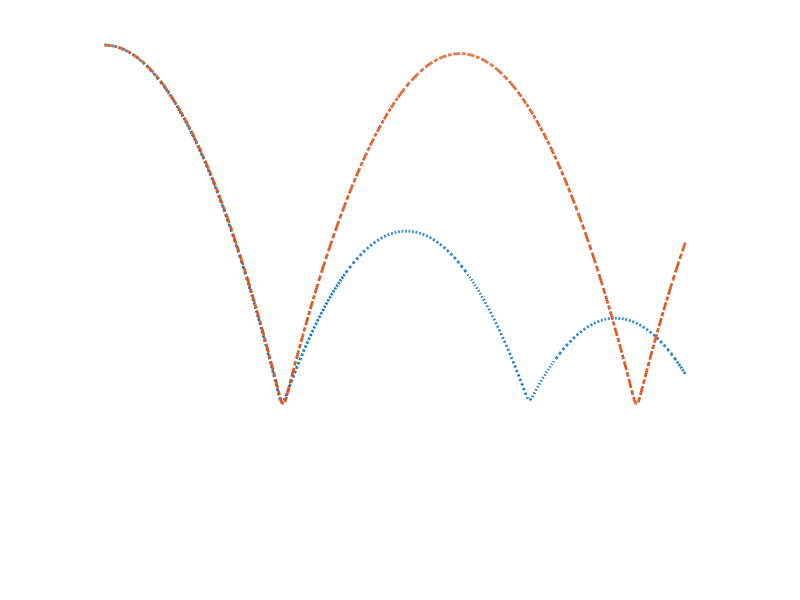

Here is the MATLAB script that generated this plot: (Note: this script raises an error after producing the figure.)
clear all; clc; %#ok


fh=-0.25; % floor height
kp=1e5; % floor penalty factor
t=linspace(0,0.75 ,1001); t=t(2:end); % time steps to compute

% acceleration with penalty force
a = @(x) (-9.81 - kp.*(x<fh).*(x-fh));
dadx = @(x) (-kp.*(x<fh));

figure; hold on; set(gca, 'FontSize',24,'DefaultLineLineWidth',2, 'Color','k','XColor','w','YColor','w');
set(gcf, 'Color','k')

ti=0; xi=0; vi=0;
xb1=[]; disp('BDF1 ...');
for ii=1:length(t)
    t1=t(ii);
    dt=t1-ti;
    
    %BDF1
    vt=0; xt = xi+dt*vt;
    for iter=1:100
        r = vi-vt+dt*a(xt);
        dr= dt*dt*dadx(xt)-1;
        dv = - r/dr;
        vt = vt+dv;
        xt = xi+dt*vt;
        if abs(dv)<1e-10, break; end
    end
    if iter>3, disp([ii iter]); end
    ti=t1; xi=xt; vi=vt;
    xb1 = [xb1; xi]; %#ok
end
plot(t,xb1,':' );


ti=0; vi=0; xi=0;
vm=0;xm=xi;% guess BDF2 start

xb2=[]; disp('BDF2 ...');
for ii=1:length(t)
    t1=t(ii);
    dt=t1-ti;
    
    vt=0;
    %BDF2
    xt = xi + 2/3*dt*vt + 1/3*(xi-xm);
    for iter=1:100
        r = dt*a(xt) - 1.5*(vt-vi) + 0.5*(vi-vm);
        dr= dt*dt*dadx(xt)-1.5;
        dv = - r/dr;
        vt = vt+dv;
        xt = xi + 2/3*dt*vt + 1/3*(xi-xm);
        if abs(dv)<1e-10, break; end
    end
    if iter>3, disp([ii iter]); end
    xm=xi; vm=vi;
    xi=xt; vi=vt; ti=t1;
    xb2 = [xb2; xi]; %#ok
end
plot(t,xb2,'-.' );

%%
% BDF with SQP contact ...

ti=0; vi=0; xi=0;
vm=0;xm=xi;

ag = a(xi);
gc = @(x) (x-fh); % gap function must be >0 --> x-fh > 0 -->  x > fh
dc = @(x) (1);
oopt = optimoptions(@quadprog,'Display','off','ConstraintTolerance',eps,'OptimalityTolerance',eps);

xbq=[]; disp('BDF/QP ...');
for ii=1:length(t)
    t1=t(ii);
    dt=t1-ti;
    
    vt=0;
    if  1%==ii % BDF1 step
        xt = xi + dt*vt;
        for iter=1:1%00
            r = (vt-vi)-dt*ag;
            dr=  1;
            g0=gc(xt); dg=dt*dc(xt);
            dv = quadprog(dr,r,-dg,g0,[],[],[],[],[],oopt);
            vt = vt+dv;
            xt = xi + dt*vt;
            if abs(dv)<1e-10, break; end
        end
    else %BDF2
        xt = xi + 2/3*dt*vt + 1/3*(xi-xm);
        for iter=1:1%00
            r = dt*ag - 1.5*(vt-vi) + 0.5*(vi-vm);
            dr= -1.5;
            g0=gc(xt); dg=2/3*dt*dc(xt);
            dv = quadprog(-dr,-r,-dg,g0,[],[],[],[],[],oopt);
            vt = vt+dv;
            xt = xi + 2/3*dt*vt + 1/3*(xi-xm);
            if abs(dv)<1e-10, break; end
        end
    end
%     disp(iter);
    xm=xi; vm=vi;
    xi=xt; vi=vt; ti=t1;
    xbq = [xbq; xi]; %#ok
end
plot(t,xbq,'-' );

%%

% BDF1 with impact law


ti=0; xi=0; vi=0;
xbi=[]; disp('BDF1 IL ...');
for ii=1:length(t)
    t1=t(ii);
    dt=t1-ti;
    
    %BDF1
    vt=0; xt = xi+dt*vt; lambda=0;
    for iter=1:100
        r  = vt-vi-dt*ag;
        dr = 1;
        if  gc(xt)<0 && vt<0 % impact:   -dv<=2vi ==> (vt+vi)>=0
            [dv,~,~,~,lm] = quadprog(dr,r,-1,2*vi,[],[],[],[],[],oopt);
            lambda = lm.ineqlin; % store contact impulse
        else
            dv = dr\(lambda-r);
        end
        vt = vt+dv;
        xt = xi+dt*vt;
        if abs(dv)<1e-10, break; end
    end
    if iter>2, disp([ii iter]); end
    ti=t1; xi=xt; vi=vt;
    xbi = [xbi; xi]; %#ok
end
plot(t,xbi,'--' );



%%
plot(0,0,'ro', [0 t], 0*[0 t]+fh,'w-', [0 t], 0*[0 t],'w:', 'LineWidth',0.5);
axis([0 max(t) 1.1*min(xb1) -0.1*min(xb1)]);
hl=legend('BDF1','BDF2','BDF/QP','BDF1/IL', 'Location','SouthWest');
set(hl,'TextColor','w');
xlabel('Time'); ylabel('Height');
